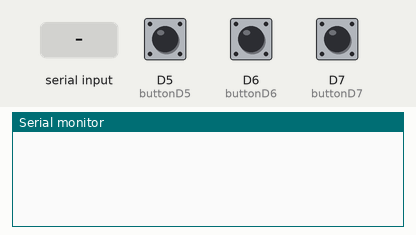
Recording of a sketch running on a simulated Arduino Zero (SAMD21). Parts: the last lines printed to the serial monitor. Inputs (shaded band) come from the test bench; at power-on: D5 (buttonD5) HIGH, D6 (buttonD6) HIGH, D7 (buttonD7) HIGH.

Above: at 1.7 s.
1.8 s: "p\n" received over the second serial link
At 3.0 s:
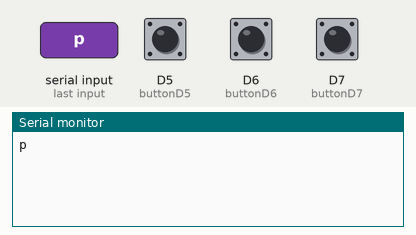
3.3 s: "q\n" received over the second serial link
At 4.1 s:
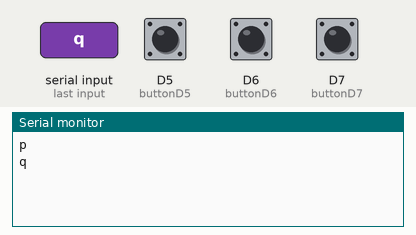
4.8 s: "1\n" received over the second serial link
At 5.2 s:
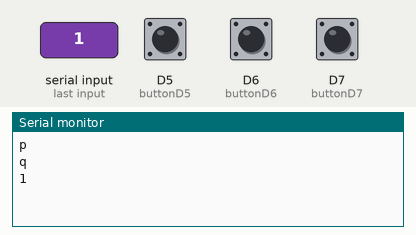

The sketch:

TinyG_Command_Zero_Mar2023.ino
```cpp
// code to enter gcode commands to position the probe before beginning fracture cycles
//define buttons (these are optional)
const int buttonD8 = 8 ; //button with pin
int buttonStateD8 = 0 ;

const int buttonD5 = 5 ; //button with pin
int buttonStateD5 = 0 ;

const int buttonD6 = 6 ; //button with pin
int buttonStateD6 = 0 ;

const int buttonD7 = 7 ; //button with pin
int buttonStateD7 = 0 ;


void setup() {
  // initialize both serial ports:
  SerialUSB.begin(115200);
  Serial1.begin(115200);

pinMode(buttonD8, INPUT);
pinMode(buttonD5, INPUT);
pinMode(buttonD6, INPUT);
pinMode(buttonD7, INPUT);


delay (500);
Serial1.println("?");

Serial1.println("{\"sr\":{\"posx\":t, \"posy\":t,\"posz\":t,\"posa\":t}}");

Serial1.println("$qv=0"); // setting the Queue Report Verboisity to zero (disable)to prevent qr:xx from showing up in the serial feed
Serial1.println("$sv=2"); //setting the status report to "verbose" so all postions show all the time

Serial1.println("$1"); //display setting for X axis
Serial1.println("$2"); //display settings for Y axis

Serial1.println("?");

}

void loop() {
//&&&&&&&&&&&&&&&&&&&&&&&&&&&&&&&&&&&&&&&&&BUTTONS

//###########################################################################
buttonStateD5 = digitalRead(buttonD5) ; // stop button

if(buttonStateD5 == LOW) {
    Serial1.write("!");
  Serial1.write('\r');
   delay(50);
}
//$$$$$$$$$$$$$$$$$$$$$$$$$$$$$$$$$$$$$$$$$$$$$$$$$$$$$$$$$$$$$$$$$$$$$$$$$$
buttonStateD6 = digitalRead(buttonD6) ; // resume button

if(buttonStateD6 == LOW) {
  Serial1.write("~");
  Serial1.write('\r');
   delay(50);
}
//&&&&&&&&&&&&&&&&&&&&&&&&&&&&&&&&&&&&&&&&&&&&&&&&&&&&&&&&&&&&&&&&&&&&&&&&&&&&
buttonStateD7 = digitalRead(buttonD7) ; // button to return to 0

if(buttonStateD7 == LOW) {
  Serial1.write("g28.2 z0");
  Serial1.write('\r');
   delay(50);
}
//^^^^^^^^^^^^^^^^^^^^^^^^^^^^^^^^^^^^^^^^^^^^^^^^^^^^^^^^^^
//
//buttonStateD8 = digitalRead(buttonD8) ; // can add more buttons if wanted
//
//if(buttonStateD8 == LOW) {
//  Serial1.write("g28.2 z0");
//  Serial1.write('\r');
//   delay(50);
//}
//&&&&&&&&&&&&&&&&&&&&&&&&&&&&&&&&&&&&&&&&&&&&&&&&&&&&&


  // read from port 1, send to port 0:
  if (Serial1.available()) {
    int inByte = Serial1.read();
    SerialUSB.write(inByte);
  }

  // read from port 0, send to port 1:
 while (SerialUSB.available()>0) {
int inByte = SerialUSB.read();
//Serial1.write(inByte);

switch(inByte){

// define commonly used commands as cases for easy manipulation
// otherwise type gcode commands in serial window
// need to zero x and y before starting the next code g28.3x0y0, check with '?'
  case 'p':
  Serial1.print("g28.2 z0");
  Serial1.print('\r');
  break;


  case 'q':
  Serial1.print("g1x10f50");
  Serial1.print('\r');
  Serial1.print("g1x0f50");
  Serial1.print('\r');

  break;
}
Serial1.write(inByte);

}

//  if (Serial.available()) {
//    int inByte = Serial.read();
//    Serial1.write(inByte);
//  }
}
```

Measured:
- after the input at 1.8 s, the serial monitor: prints a new line at once (image 1)
- after the input at 3.3 s, the serial monitor: prints a new line at once (image 2)
- after the input at 4.8 s, the serial monitor: prints a new line at once (image 3)
